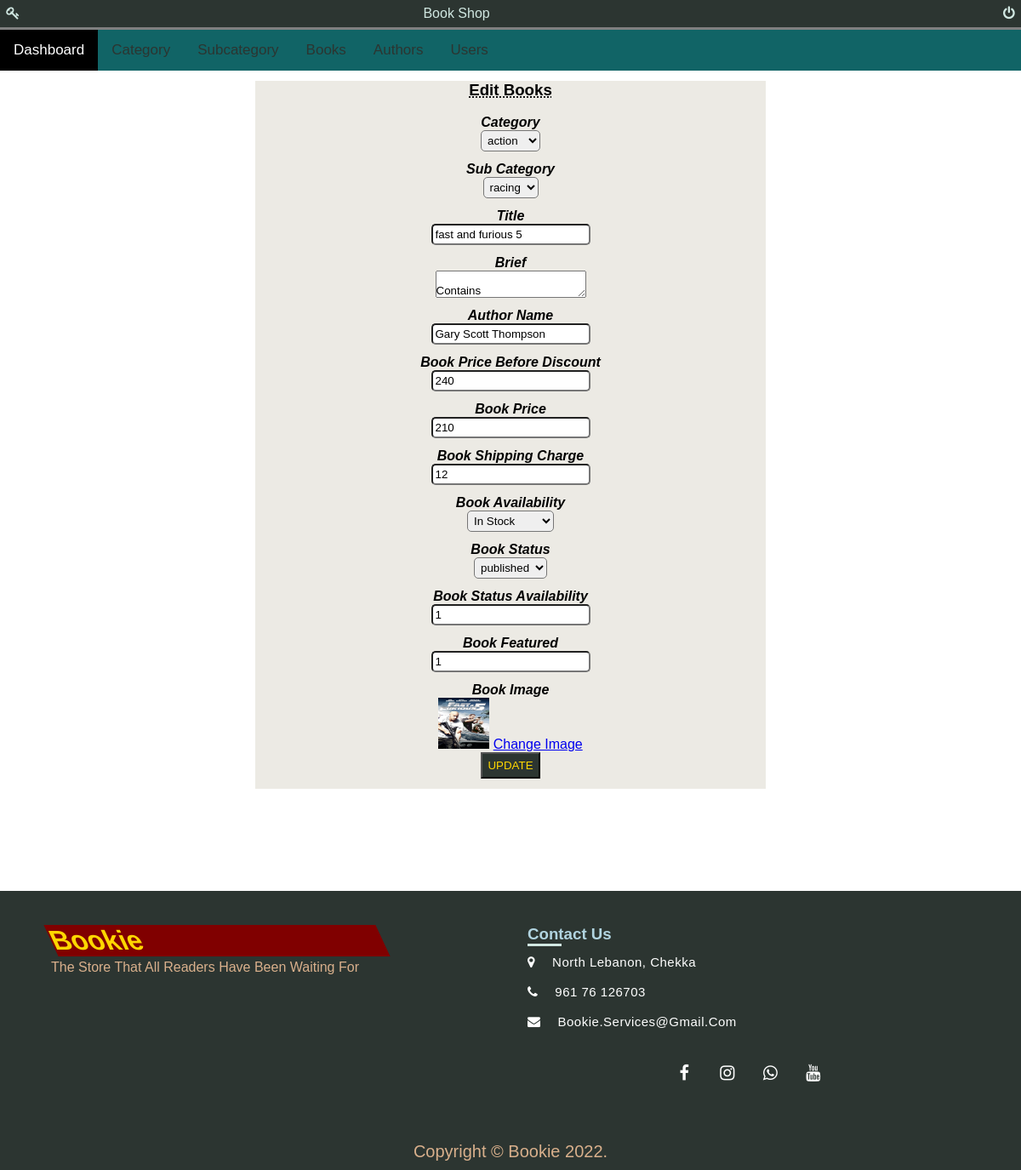
Page /admin/editbooks.php?bName=XUdF84L4hoU (signed in) on the committed database.
### tables this page shows
CREATE TABLE `books` (
  `id` int(11) NOT NULL,
  `bookToken` varchar(255) NOT NULL,
  `categoryName` varchar(255) NOT NULL,
  `subcategoryName` varchar(255) NOT NULL,
  `title` varchar(255) NOT NULL,
  `brief` longtext NOT NULL,
  `authorName` varchar(255) NOT NULL,
  `coverImage` varchar(255) NOT NULL,
  `bookPrice` int(50) NOT NULL,
  `bookPriceBeforeDiscount` int(50) NOT NULL,
  `status` varchar(255) NOT NULL,
  `bookAvailability` varchar(255) NOT NULL,
  `shippingCharge` int(11) NOT NULL,
  `bookStatus` int(11) NOT NULL,
  `bookFeatured` int(11) NOT NULL,
  `publishedDate` timestamp NOT NULL DEFAULT current_timestamp(),
  `updatedDate` varchar(255) NOT NULL
);

CREATE TABLE `category` (
  `id` int(11) NOT NULL,
  `categoryToken` varchar(255) NOT NULL,
  `categoryName` varchar(255) NOT NULL,
  `categoryDescription` longtext NOT NULL,
  `categoryStatus` int(11) NOT NULL,
  `createDate` timestamp NOT NULL DEFAULT current_timestamp(),
  `updateDate` varchar(255) NOT NULL
);

CREATE TABLE `subcategory` (
  `id` int(11) NOT NULL,
  `categoryToken` varchar(255) NOT NULL,
  `categoryName` varchar(255) NOT NULL,
  `subcategoryToken` varchar(255) NOT NULL,
  `subcategoryName` varchar(255) NOT NULL,
  `subcategoryDescription` longtext NOT NULL,
  `subcategoryStatus` int(11) NOT NULL,
  `createDate` timestamp NOT NULL DEFAULT current_timestamp(),
  `updateDate` varchar(255) NOT NULL
);

### admin/editbooks.php (the view, shortened to what this page needs)
<?php
include('db/connection.php');
if(strlen($_SESSION['email'])==0)
	{
header('location:index.php');
}
else{
?>
<html lang="en">
<head>
	<link href="https://cdn.datatables.net/1.11.3/css/jquery.dataTables.min.css" rel="stylesheet">
			<link rel="stylesheet" href="https://cdnjs.cloudflare.com/ajax/libs/font-awesome/4.7.0/css/font-awesome.min.css">
			<link href="css/admin.css" rel="stylesheet">
</head>
<body>
	<?php include('includes/topnavigation.php');?>
<center>
	<div class="container">
	<div class="titlewrapper">
		<h3 class="title">edit books</h3>
	</div>
<div class="wrapper">
<div class="wrapper">
<br />
			<form class="admin_form" name="insertbook" method="post" enctype="multipart/form-data">
<?php
$showBookQuery=mysqli_query($con,"SELECT books.*,category.categoryName AS catname,subcategory.subcategoryName AS subcatname
	 FROM books JOIN category ON category.categoryName=books.categoryName JOIN subcategory ON subcategory.subcategoryName=books.subcategoryName
   WHERE books.bookToken='".$_GET['bName']."' ");
while($row=mysqli_fetch_array($showBookQuery))
{
?>
									<div class="adminform_div">
										<label class="adminform_label" for="basicinput">Category</label><br>
										<select name="categoryName" id="categoryName" class="adminform_select" onChange="getSubcat(this.value);"  required>
										<option value="<?php echo htmlentities($row['catname']);?>"><?php echo htmlentities($row['catname']);?></option>
										</select>
									</div>
									<div class="adminform_div">
										<label class="adminform_label" for="basicinput">Sub Category</label><br>
										<select   name="subcategoryName"  id="subcategory" class="adminform_select" required>
											<option value="<?php echo htmlentities($row['subcatname']);?>"><?php echo htmlentities($row['subcatname']);?></option>
										</select>
									</div>
									<div class="adminform_div">
										<label class="adminform_label" for="basicinput">title</label><br>
										<input type="text"    name="title"  placeholder="Enter title " value="<?php echo htmlentities($row['title']);?>" class="adminform_input" >
									</div>
                  <div class="adminform_div">
										<label class="adminform_label" for="basicinput">Brief</label><br>
										<textarea  name="brief" class="adminform_textarea">
											<?php echo htmlentities($row['brief']);?>
										</textarea>
									</div>
									<div class="adminform_div">
										<label class="adminform_label" for="basicinput">author name</label><br>
										<input type="text"    name="authorName"  placeholder="Enter Author name " value="<?php echo htmlentities($row['authorName']);?>" class="adminform_input" >
									</div>
									<div class="adminform_div">
										<label class="adminform_label" for="basicinput">Book Price Before Discount</label><br>
										<input type="text"    name="bookPriceBeforeDiscount"  placeholder="Enter Book Price" value="<?php echo htmlentities($row['bookPriceBeforeDiscount']);?>"  class="adminform_input" required>
									</div>
									<div class="adminform_div">
										<label class="adminform_label" for="basicinput">book Price</label><br>
										<input type="text"    name="bookPrice"  placeholder="Enter book Price"	value="<?php echo htmlentities($row['bookPrice']);?>" class="adminform_input" required>
									</div>
									<div class="adminform_div">
										<label class="adminform_label" for="basicinput">book Shipping Charge</label><br>
										<input type="text"    name="shipingCharge"  placeholder="Enter book Shipping Charge"	 value="<?php echo htmlentities($row['shippingCharge']);?>" class="adminform_input" required>
									</div>
									<div class="adminform_div">
										<label class="adminform_label" for="basicinput">book Availability</label><br>
										<select   name="bookAvailability"  id="bookAvailability" class="adminform_select" required>
										<option value="<?php echo htmlentities($row['bookAvailability']);?>"><?php echo htmlentities($row['bookAvailability']);?></option>
										</select>
									</div>
									<div class="adminform_div">
										<label class="adminform_label" for="basicinput">book status</label><br>
										<select   name="status"  id="status" class="adminform_select" required>
											<option value="<?php echo htmlentities($row['status']);?>"><?php echo htmlentities($row['status']);?></option>
										</select>
									</div>
                  <div class="adminform_div">
                    <label class="adminform_label" for="basicinput">Book Status Availability</label><br>
                    <input type="text" name="bookStatus"  placeholder="Enter book status" value="<?php echo htmlentities($row['bookStatus']);?>" class="adminform_input" >
                  </div>
									<div class="adminform_div">
										<label class="adminform_label" for="basicinput">book featured</label><br>
										<input type="text" name="bookFeatured"  placeholder="Enter book featured" value="<?php echo htmlentities($row['bookFeatured']);?>" class="adminform_input" >
									</div>
									<div class="adminform_div">
									<label class="adminform_label" for="basicinput">Book Image</label><br>
									<img src="productimages/<?php echo htmlentities($row['title']);?>/<?php echo htmlentities($row['coverImage']);?>"
									width="60" height="60">
									<a href="updateimage.php?bName=<?php echo $row['title'];?>">Change Image</a>
									</div>
										<?php } ?>
											<div class="adminform_div">
												<button type="submit" name="submit" class="adminform_btn">Update</button>
											</div>
									</form>
							</div>
						</div>
</div>
</center>
<?php include('includes/footer.inc.php');?>
</body>
<?php } ?>

### admin/css/admin.css (style rules this page uses)
.container { background-color: #ECEAE4; width: 50%; }
.titlewrapper .title { text-transform: capitalize; font-family: sans-serif; transition: 1s; text-decoration: underline; text-decoration-style: dotted; font-weight: 900; margin-top: 2%; }
.adminform_label { color: black; font-weight: bold; font-style: oblique; margin-bottom: 2%; text-transform: capitalize; }
.adminform_input, .adminform_select { border-radius: 5px; padding: 0.5%; margin-bottom: 2%; }
.adminform_textarea { text-transform: capitalize; margin-bottom: 2%; }
.adminform_btn, .submitBtn, .check-reset-otp { color: gold; background-color: #2C3531; padding: 1%; text-transform: uppercase; margin-bottom: 2%; }

### admin/includes/topnavigation.php (style rules this page uses)
* { margin: 0; padding: 0; box-sizing: border-box; font-family: sans-serif; }

### admin/includes/footer.inc.php (style rules this page uses)
.body_footer { position: relative; padding-bottom: 448px; min-height: 100vh; }

### rows in the picture
books: categoryName "action", subcategoryName "racing", title "fast and furious 5", brief "contains", authorName "Gary Scott Thompson", bookPriceBeforeDiscount "240", bookPrice "210", shipingCharge "12", bookAvailability "In Stock", status "published", bookStatus "1", bookFeatured "1", title+coverImage (picture)
